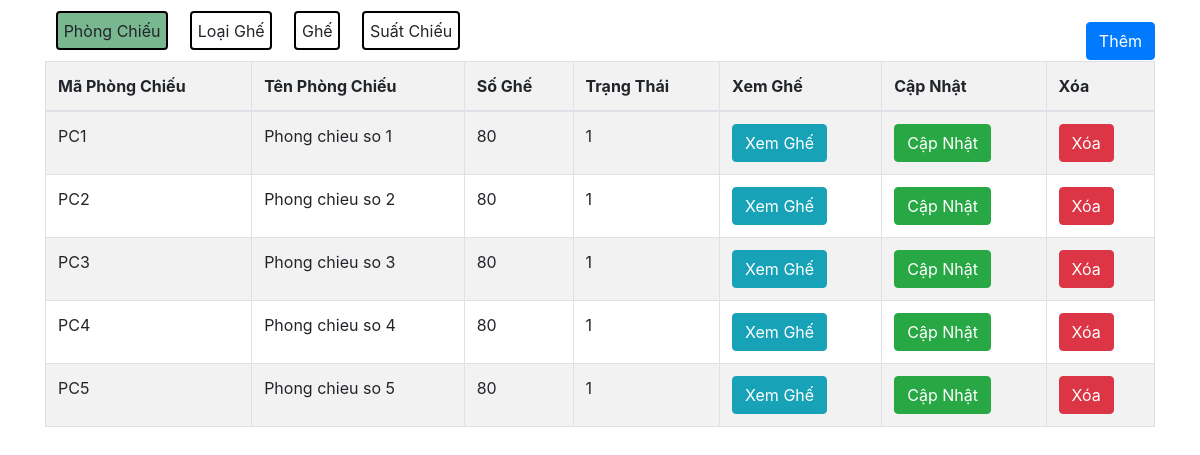
The page /pages/phongchieu.php on the database as committed earlier.
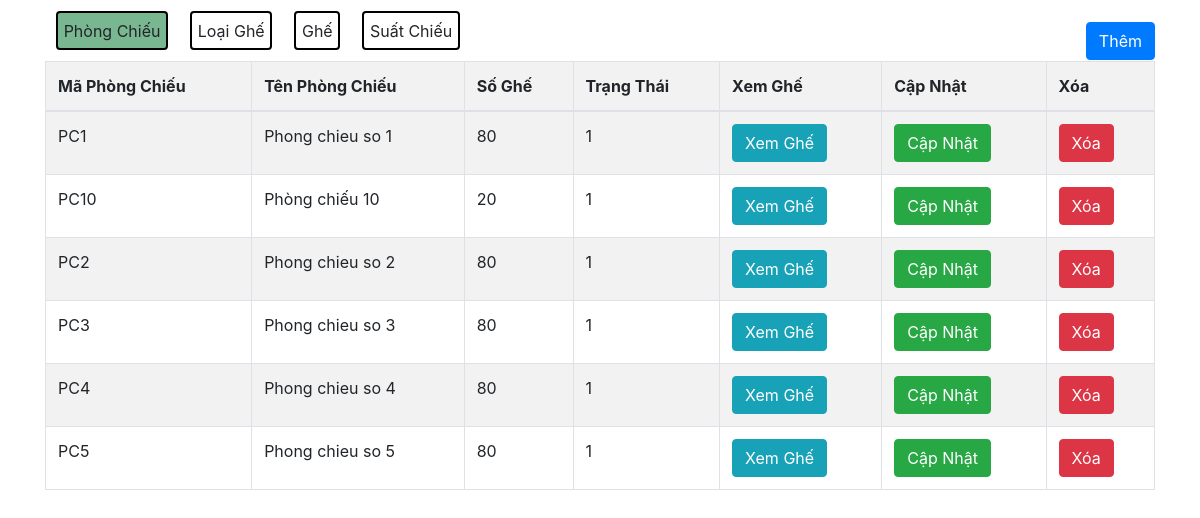
The same page on the database as committed later.
### tables this page shows
CREATE TABLE `phongchieu` (
  `MAPHONGCHIEU` varchar(10) NOT NULL,
  `TENPHONGCHIEU` varchar(255) DEFAULT NULL,
  `TRANGTHAI` tinyint(4) DEFAULT NULL,
  `SOGHE` smallint(6) DEFAULT NULL
);

### database/connectDatabase.php (called while the page is built, shortened)
<?php
class connectDatabase{
    public  $conn;
    public function __construct(){
        $this->servername = "127.0.0.1";
        $this->username = "root";
        $this->password = "";
        $this->database = "cinema";
        $this->conn = new mysqli($this->servername, $this->username, $this->password, $this->database);
    }
    public function executeQuery($query) {
        try{
            $result = $this->conn->query($query);
            return $result;
        }catch(Exception $e){
            echo "Lỗi truy vấn: " . $e->getMessage();
            return false;
        }
    }
}

### pages/phongchieu.php (the view, shortened to what this page needs)
<?php
require_once('./database/connectDatabase.php');
$conn = new connectDatabase();
?>
<!DOCTYPE html>
<html lang="en">
<head>
    <link rel="stylesheet" href="https://cdn.jsdelivr.net/npm/bootstrap@4.6.2/dist/css/bootstrap.min.css">
</head>
<body>
    <div class="container">
        <div class="box2">
            <button class="btn" id="btnPhongChieu" style="background-color: #79B791;">Phòng Chiếu</button>
            <button class="btn" id="btnLoaiGhe">Loại Ghế</button>
            <button class="btn" id="btnGhe">Ghế</button>
            <button class="btn" id="btnSuatChieu">Suất Chiếu</button>
        </div>
    </div>
    <div class="container">
        <div id="contentPhongChieu" class="content active-content">
            <div class="box1">
                <button class="btn btn-primary" data-toggle="modal" data-target="#exampleModal">Thêm</button>
            </div>
            <table class="table table-hover table-bordered table-striped">
                <thread>
                    <tr>
                        <th>Mã Phòng Chiếu</th>
                        <th>Tên Phòng Chiếu</th>
                        <th>Số Ghế</th>
                        <th>Trạng Thái</th>
                        <th>Xem Ghế</th>
                        <th>Cập Nhật</th>
                        <th>Xóa</th>
                    </tr>
                </thread>
                <tbody>
                    <?php
                    $query = "SELECT * FROM phongchieu";
                    $result = $conn->executeQuery($query);
                    if (!$result) {
                        echo 'failed';
                    } else {
                        while ($row = mysqli_fetch_assoc($result)) {
                    ?>
                            <tr>
                                <td><?php echo $row['MAPHONGCHIEU']; ?></td>
                                <td><?php echo $row['TENPHONGCHIEU']; ?></td>
                                <td><?php echo $row['SOGHE']; ?></td>
                                <td><?php echo $row['TRANGTHAI']; ?></td>
                                <td><button class="btn btn-info" onclick="openSeatMap('<?php echo $row['MAPHONGCHIEU']; ?>')">Xem Ghế</button></td>
                                <td><button class="btn btn-success" onclick="openEditForm('<?php echo $row['MAPHONGCHIEU']; ?>', '<?php echo $row['TENPHONGCHIEU']; ?>', '<?php echo $row['SOGHE']; ?>', '<?php echo $row['TRANGTHAI']; ?>')">Cập Nhật</button></td>
                                <td><a href="./pages/deletePhongChieu.php?id=<?php echo $row['MAPHONGCHIEU']; ?>" class="btn btn-danger">Xóa</a></td>
                            </tr>
                    <?php
                        }
                    }
                    ?>
                </tbody>
            </table>
        </div>
    </div>
</body>
</html>

Rows that differ between the two databases and show on the page:
added phongchieu: MAPHONGCHIEU "PC10", TENPHONGCHIEU "Phòng chiếu 10", SOGHE "20", TRANGTHAI "1"
